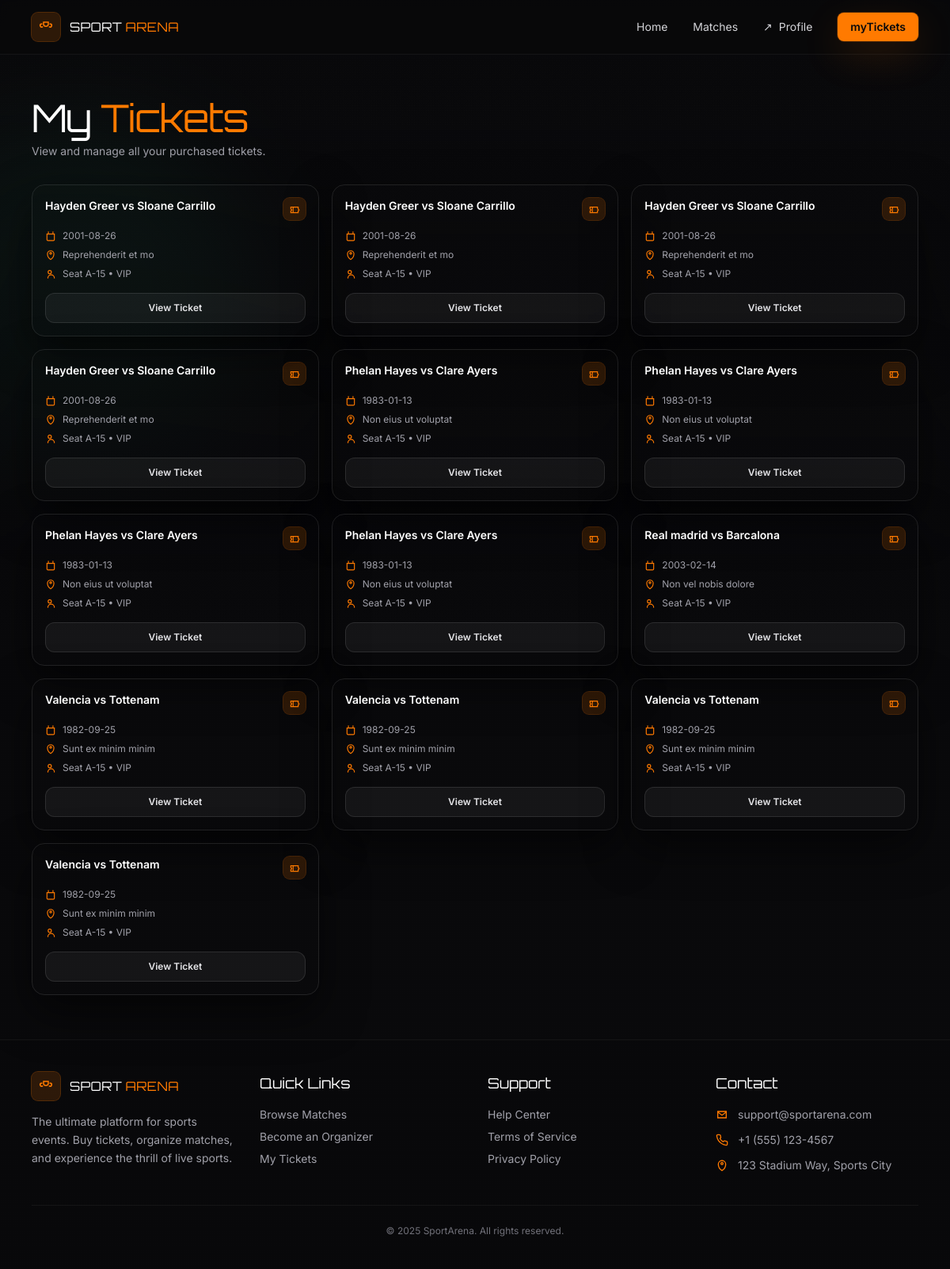
The page /pages/tickets.php (signed in) on the database its author committed.
### tables this page shows
CREATE TABLE `ticket` (
  `id` int NOT NULL,
  `id_reservation` int DEFAULT NULL,
  `id_category` int DEFAULT NULL,
  `price` decimal(20,2) DEFAULT NULL,
  `status` enum('reserved','not reserved') DEFAULT 'reserved'
);

### classes/GuardAuth.php (called while the page is built, shortened)
<?php
class GuardAuth
{
    public static function getUserId(): ?int
    {
        if(isset($_SESSION["id"])){
            return $_SESSION["id"];
        }
        return null;
    }
}

### repo/MatchRepository.php (called while the page is built, shortened)
<?php
require_once __DIR__."/../classes/MatchSummary.php";
require_once __DIR__."/../classes/Ticket.php";
class MatchRepository
{
    private PDO $pdo;
    public function __construct(PDO $pdo){
        $this->pdo = $pdo;
    }
        public function getMatchesByUserId($user_id): array
        {
            $query = "select *,t.id_reservation as myres,t.id_category as mycategory, t.price as myprice, t.id as myid from list_match m join reservation r  on m.match_id=r.id_match join ticket t on t.id_reservation=r.id where r.user_id=?";
            $stmt = $this->pdo->prepare($query);
            $stmt->execute(array($user_id));
            $rows = $stmt->fetchAll(PDO::FETCH_ASSOC);
            $matchesList = [];
            $ticketList = [];
            foreach ($rows as $row) {
                $ticket = new Ticket($row['myres'], $row['mycategory'], $row['myprice'], $row['myid']);
                $matchSum = MatchSummary::fromRows($row);
                $ticketList[] = $ticket;
                $matchesList[] = $matchSum;
            }
            return [$matchesList,$ticketList];
            }
}

### classes/MatchSummary.php (called while the page is built, shortened)
<?php
class MatchSummary
{
    public static function fromRows(array $row): self
    {
        return new self(
            $row['match_id'],
            $row['match_date'],
            $row['match_hour'],
            $row['lieu'],
            $row['team1_name'],
            $row['team1_logo'],
            $row['team2_name'],
            $row['team2_logo'],
            $row['status'],
            $row['banner'],
            $row['organizer_id']
        );
    }
    public function getDate(): string { return $this->date; }
    public function getLocation(): string { return $this->location; }
    public function getTeam1Name(): string { return $this->team1Name; }
    public function getTeam2Name(): string { return $this->team2Name; }
}

### classes/Ticket.php (called while the page is built, shortened)
<?php
class Ticket
{
    private ?int $id;
    public function __construct($id_reservation, $id_category, $price, ?int $id = null)
    {
        $this->id = $id;
    }
    public function getId(){ return $this->id; }
}

### pages/tickets.php (the view, shortened to what this page needs)
<?php
require_once "../repo/MatchRepository.php";
require_once "../repo/CategoryRepository.php";
require_once "../classes/MatchSummary.php";
require_once "../classes/Ticket.php";
require_once "../classes/GuardAuth.php";
$pdo = Database::getConnection();
$user_id = GuardAuth::getUserId();
?>
<!doctype html>
<html lang="en">
<head>
    <script src="https://cdn.tailwindcss.com"></script>
</head>
<body class="min-h-screen bg-zinc-950 text-zinc-100 font-sans">
<div class="relative isolate overflow-hidden">
    <div class="absolute inset-0 -z-10">
        <div class="absolute -top-44 left-1/2 h-[40rem] w-[40rem] -translate-x-1/2 rounded-full bg-brand-500/16 blur-3xl"></div>
        <div class="absolute top-40 -left-32 h-[28rem] w-[28rem] rounded-full bg-emerald-400/10 blur-3xl"></div>
        <div class="absolute top-16 -right-32 h-[28rem] w-[28rem] rounded-full bg-purple-500/12 blur-3xl"></div>
        <div class="absolute inset-0 bg-gradient-to-b from-zinc-950/30 via-zinc-950 to-zinc-950"></div>
    </div>
    <header class="sticky top-0 z-50 border-b border-white/5 bg-zinc-950/70 backdrop-blur">
        <div class="mx-auto flex max-w-6xl items-center justify-between px-4 py-4">
            <a href="#" class="flex items-center gap-3">
            <span class="grid h-9 w-9 place-items-center rounded-lg bg-brand-500/15 ring-1 ring-brand-500/30">
            </span>
                <span class="flex items-baseline gap-1 font-display tracking-wide">
              <span class="text-white">SPORT</span>
              <span class="text-brand-500">ARENA</span>
            </span>
            </a>
            <nav class="hidden items-center gap-8 text-sm text-zinc-300 md:flex">
                <a class="hover:text-white transition" href="#home">Home</a>
                <a class="hover:text-white transition" href="/buymatch/pages/matches_page.php">Matches</a>
                <a class="inline-flex items-center gap-2 hover:text-white transition" href="/buymatch/pages/editProfile.php">
                    <span aria-hidden="true">↗</span> Profile
                </a>
                <a class="rounded-lg bg-brand-500 px-4 py-2 font-semibold text-zinc-950 shadow-glow hover:bg-brand-600 transition"
                   href="/buymatch/pages/tickets.php"
                >myTickets</a
                >
            </nav>
        </div>
    </header>
    <main class="grain relative">
        <section class="mx-auto max-w-6xl px-4 py-10 md:py-14">
            <h1 class="font-display text-4xl md:text-5xl tracking-tight">
                <span class="text-white">My </span><span class="text-brand-500">Tickets</span>
            </h1>
            <p class="mt-2 text-sm text-zinc-400">View and manage all your purchased tickets.</p>
            <div class="mt-8 grid gap-4 md:grid-cols-3">
                <?php
                try {
                $matchRepo= new MatchRepository($pdo);
                $array = $matchRepo->getMatchesByUserId($user_id);
                    for($i=0;$i<count($array[0]);$i++){
                ?>
                <article
                    class="rounded-2xl border border-white/10 bg-gradient-to-b from-white/6 to-white/3 p-4
                     shadow-[0_22px_55px_rgba(0,0,0,.55)]
                     transition hover:-translate-y-[1px] hover:border-brand-500/25"
                >
                    <div class="flex items-start justify-between">
                        <h3 class="text-sm font-semibold text-white"><?= $array[0][$i]->getTeam1Name() ?> vs <?= $array[0][$i]->getTeam2Name() ?></h3>
                        <span class="grid h-7 w-7 place-items-center rounded-lg bg-brand-500/15 ring-1 ring-brand-500/25 text-brand-500">
                  <svg width="14" height="14" viewBox="0 0 24 24" fill="none" aria-hidden="true">
                    <path
                        d="M4 8h16v4a2 2 0 0 1 0 4v4H4v-4a2 2 0 0 0 0-4V8Z"
                        stroke="currentColor"
                        stroke-width="2"
                    />
                    <path d="M9 8v12" stroke="currentColor" stroke-width="2" />
                  </svg>
                </span>
                    </div>
                    <div class="mt-3 space-y-2 text-xs text-zinc-400">
                        <div class="flex items-center gap-2">
                  <span class="text-brand-500">
                    <svg width="14" height="14" viewBox="0 0 24 24" fill="none" aria-hidden="true">
                      <path d="M7 3v3M17 3v3" stroke="currentColor" stroke-width="2" stroke-linecap="round" />
                      <path d="M4 8h16v12a2 2 0 0 1-2 2H6a2 2 0 0 1-2-2V8Z" stroke="currentColor" stroke-width="2" />
                    </svg>
                  </span>
                            <?= $array[0][$i]->getDate() ?>
                        </div>
                        <div class="flex items-center gap-2">
                  <span class="text-brand-500">
                    <svg width="14" height="14" viewBox="0 0 24 24" fill="none" aria-hidden="true">
                      <path d="M12 22s7-4.4 7-12a7 7 0 1 0-14 0c0 7.6 7 12 7 12Z" stroke="currentColor" stroke-width="2" />
                      <path d="M12 10.5a2 2 0 1 0 0-4 2 2 0 0 0 0 4Z" stroke="currentColor" stroke-width="2" />
                    </svg>
                  </span>
                            <?= $array[0][$i]->getLocation() ?>
                        </div>
                        <div class="flex items-center gap-2">
                  <span class="text-brand-500">
                    <svg width="14" height="14" viewBox="0 0 24 24" fill="none" aria-hidden="true">
                      <path d="M20 21a7 7 0 0 0-14 0" stroke="currentColor" stroke-width="2" stroke-linecap="round" />
                      <path d="M13.5 8a3.5 3.5 0 1 0-7 0 3.5 3.5 0 0 0 7 0Z" stroke="currentColor" stroke-width="2" />
                    </svg>
                  </span>
                            Seat A-15 • VIP
                        </div>
                    </div>
                    <a
                        href="./ticketDetail.php?id=<?= $array[1][$i]->getId() ?>"
                        class="mt-4 inline-flex w-full items-center justify-center rounded-xl border border-white/10 bg-white/5 px-4 py-2.5 text-xs font-semibold text-zinc-200
                       transition hover:bg-white/10 hover:border-white/15 focus:outline-none focus:ring-2 focus:ring-brand-500/20"
                    >
                        View Ticket
                    </a>
                </article>
                <?php
                    }
                }catch (Throwable $exception)
                {
                    echo $exception->getMessage();
                }
                ?>
            </div>
        </section>
        <footer class="border-t border-white/5 bg-zinc-950/50">
            <div class="mx-auto max-w-6xl px-4 py-10">
                <div class="grid gap-8 md:grid-cols-4">
                    <div>
                        <div class="flex items-center gap-3">
                  <span class="grid h-9 w-9 place-items-center rounded-lg bg-brand-500/15 ring-1 ring-brand-500/30">
                  </span>
                            <span class="flex items-baseline gap-1 font-display tracking-wide">
                    <span class="text-white">SPORT</span>
                    <span class="text-brand-500">ARENA</span>
                  </span>
                        </div>
                        <p class="mt-4 text-sm text-zinc-400 leading-relaxed">
                            The ultimate platform for sports events. Buy tickets, organize matches, and experience the thrill of live sports.
                        </p>
                    </div>
                    <div>
                        <h3 class="font-display text-lg text-white">Quick Links</h3>
                        <ul class="mt-4 space-y-2 text-sm text-zinc-400">
                            <li><a class="hover:text-white transition" href="#">Browse Matches</a></li>
                            <li><a class="hover:text-white transition" href="#">Become an Organizer</a></li>
                            <li><a class="hover:text-white transition" href="#">My Tickets</a></li>
                        </ul>
                    </div>
                    <div>
                        <h3 class="font-display text-lg text-white">Support</h3>
                        <ul class="mt-4 space-y-2 text-sm text-zinc-400">
                            <li><a class="hover:text-white transition" href="#">Help Center</a></li>
                            <li><a class="hover:text-white transition" href="#">Terms of Service</a></li>
                            <li><a class="hover:text-white transition" href="#">Privacy Policy</a></li>
                        </ul>
                    </div>
                    <div>
                        <h3 class="font-display text-lg text-white">Contact</h3>
                        <ul class="mt-4 space-y-3 text-sm text-zinc-400">
                            <li class="flex items-center gap-3">
                    <span class="text-brand-500">
                      <svg width="16" height="16" viewBox="0 0 24 24" fill="none" aria-hidden="true">
                        <path d="M4 6h16v12H4V6Z" stroke="currentColor" stroke-width="2" />
                        <path d="M4 7l8 6 8-6" stroke="currentColor" stroke-width="2" stroke-linecap="round" />
                      </svg>
                    </span>
                                support@sportarena.com
                            </li>
                            <li class="flex items-center gap-3">
                    <span class="text-brand-500">
                    </span>
                                +1 (555) 123-4567
                            </li>
                            <li class="flex items-center gap-3">
                    <span class="text-brand-500">
                      <svg width="16" height="16" viewBox="0 0 24 24" fill="none" aria-hidden="true">
                        <path d="M12 22s7-4.4 7-12a7 7 0 1 0-14 0c0 7.6 7 12 7 12Z" stroke="currentColor" stroke-width="2" />
                        <path d="M12 10.5a2 2 0 1 0 0-4 2 2 0 0 0 0 4Z" stroke="currentColor" stroke-width="2" />
                      </svg>
                    </span>
                                123 Stadium Way, Sports City
                            </li>
                        </ul>
                    </div>
                </div>
                <div class="mt-10 border-t border-white/5 pt-6 text-center text-xs text-zinc-500">
                    © 2025 SportArena. All rights reserved.
                </div>
            </div>
        </footer>
    </main>
</div>
</body>
</html>

### pages/tickets.php (style rules this page uses)
.grain::before { content: ""; position: absolute; inset: 0; pointer-events: none; background-image: radial-gradient(rgba(255, 255, 255, 0.05) 1px, transparent 1px); background-size: 3px 3px; opacity: 0.11; mix-blend-mode: overlay; }

### rows shown on the page
ticket: Team1Name "Real madrid", Team2Name "Barcalona", Date "2003-02-14", Location "Non vel nobis dolore"

### other values the page prints
$array[0][$i]->getTeam1Name() "Hayden Greer"
$array[0][$i]->getTeam2Name() "Sloane Carrillo"
$array[0][$i]->getDate() "2001-08-26"
$array[0][$i]->getLocation() "Reprehenderit et mo"
$array[0][$i]->getTeam1Name() "Phelan Hayes"
$array[0][$i]->getTeam2Name() "Clare Ayers"
$array[0][$i]->getDate() "1983-01-13"
$array[0][$i]->getLocation() "Non eius ut voluptat"
$array[0][$i]->getTeam1Name() "Valencia"
$array[0][$i]->getTeam2Name() "Tottenam"
$array[0][$i]->getDate() "1982-09-25"
$array[0][$i]->getLocation() "Sunt ex minim minim"
